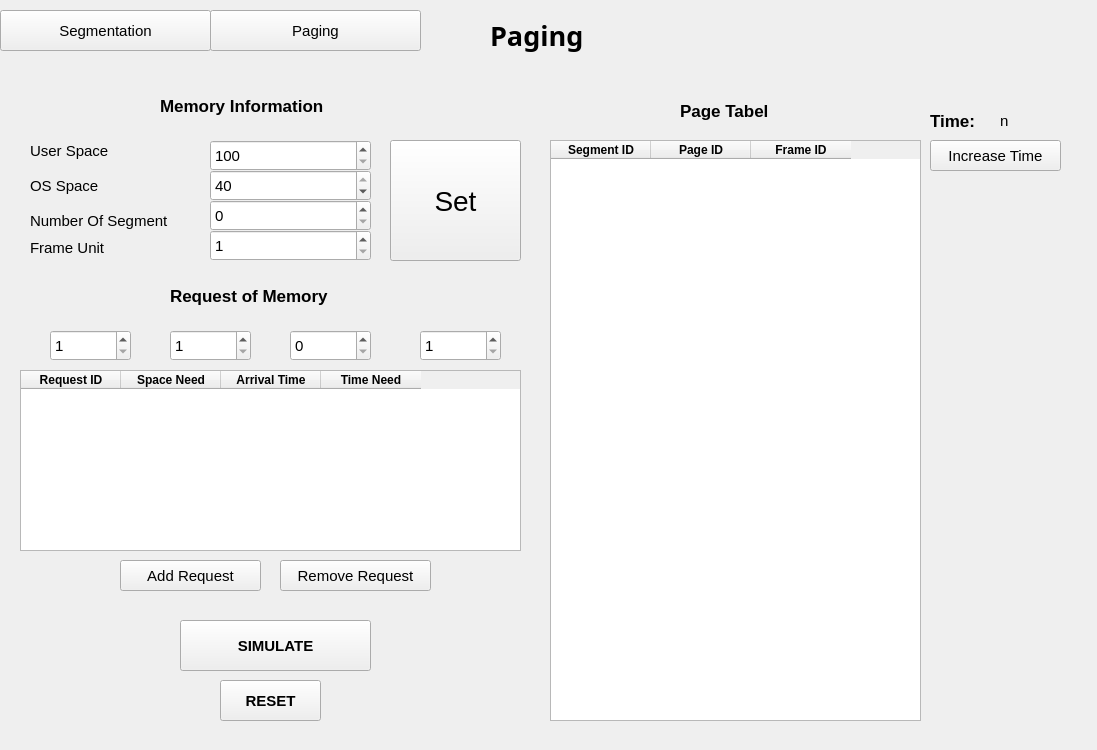
<?xml version="1.0" encoding="UTF-8"?>
<ui version="4.0">
 <class>Paging</class>
 <widget class="QWidget" name="Paging">
  <property name="geometry">
   <rect>
    <x>0</x>
    <y>0</y>
    <width>1097</width>
    <height>750</height>
   </rect>
  </property>
  <property name="minimumSize">
   <size>
    <width>1097</width>
    <height>750</height>
   </size>
  </property>
  <property name="maximumSize">
   <size>
    <width>1097</width>
    <height>750</height>
   </size>
  </property>
  <property name="windowTitle">
   <string>Paging</string>
  </property>
  <widget class="QPushButton" name="pushButton_paging">
   <property name="geometry">
    <rect>
     <x>210</x>
     <y>10</y>
     <width>211</width>
     <height>41</height>
    </rect>
   </property>
   <property name="font">
    <font>
     <pointsize>11</pointsize>
    </font>
   </property>
   <property name="text">
    <string>Paging</string>
   </property>
  </widget>
  <widget class="QPushButton" name="pushButton_segmentation">
   <property name="geometry">
    <rect>
     <x>0</x>
     <y>10</y>
     <width>211</width>
     <height>41</height>
    </rect>
   </property>
   <property name="font">
    <font>
     <pointsize>11</pointsize>
    </font>
   </property>
   <property name="text">
    <string>Segmentation</string>
   </property>
  </widget>
  <widget class="QSpinBox" name="spinBox_arrival_time">
   <property name="geometry">
    <rect>
     <x>290</x>
     <y>330</y>
     <width>81</width>
     <height>31</height>
    </rect>
   </property>
   <property name="minimumSize">
    <size>
     <width>81</width>
     <height>31</height>
    </size>
   </property>
   <property name="font">
    <font>
     <pointsize>11</pointsize>
    </font>
   </property>
  </widget>
  <widget class="QPushButton" name="pushButton_SIMULATE">
   <property name="geometry">
    <rect>
     <x>180</x>
     <y>620</y>
     <width>191</width>
     <height>51</height>
    </rect>
   </property>
   <property name="minimumSize">
    <size>
     <width>191</width>
     <height>51</height>
    </size>
   </property>
   <property name="font">
    <font>
     <pointsize>11</pointsize>
     <weight>75</weight>
     <bold>true</bold>
    </font>
   </property>
   <property name="cursor">
    <cursorShape>PointingHandCursor</cursorShape>
   </property>
   <property name="text">
    <string>SIMULATE</string>
   </property>
  </widget>
  <widget class="QLabel" name="label_memory">
   <property name="geometry">
    <rect>
     <x>160</x>
     <y>90</y>
     <width>271</width>
     <height>31</height>
    </rect>
   </property>
   <property name="minimumSize">
    <size>
     <width>221</width>
     <height>31</height>
    </size>
   </property>
   <property name="font">
    <font>
     <pointsize>13</pointsize>
     <weight>75</weight>
     <bold>true</bold>
    </font>
   </property>
   <property name="text">
    <string>Memory Information</string>
   </property>
  </widget>
  <widget class="QTableWidget" name="tableWidget_segments">
   <property name="geometry">
    <rect>
     <x>550</x>
     <y>140</y>
     <width>371</width>
     <height>581</height>
    </rect>
   </property>
   <property name="minimumSize">
    <size>
     <width>371</width>
     <height>530</height>
    </size>
   </property>
   <property name="editTriggers">
    <set>QAbstractItemView::NoEditTriggers</set>
   </property>
   <column>
    <property name="text">
     <string>Segment ID</string>
    </property>
    <property name="font">
     <font>
      <weight>75</weight>
      <bold>true</bold>
     </font>
    </property>
   </column>
   <column>
    <property name="text">
     <string>Page ID</string>
    </property>
    <property name="font">
     <font>
      <weight>75</weight>
      <bold>true</bold>
     </font>
    </property>
   </column>
   <column>
    <property name="text">
     <string>Frame ID</string>
    </property>
    <property name="font">
     <font>
      <weight>75</weight>
      <bold>true</bold>
     </font>
    </property>
   </column>
  </widget>
  <widget class="QLabel" name="label_time">
   <property name="geometry">
    <rect>
     <x>930</x>
     <y>110</y>
     <width>101</width>
     <height>21</height>
    </rect>
   </property>
   <property name="minimumSize">
    <size>
     <width>101</width>
     <height>21</height>
    </size>
   </property>
   <property name="font">
    <font>
     <pointsize>13</pointsize>
     <weight>75</weight>
     <bold>true</bold>
    </font>
   </property>
   <property name="text">
    <string>Time:</string>
   </property>
  </widget>
  <widget class="QSpinBox" name="spinBox_space_need">
   <property name="geometry">
    <rect>
     <x>170</x>
     <y>330</y>
     <width>81</width>
     <height>31</height>
    </rect>
   </property>
   <property name="minimumSize">
    <size>
     <width>81</width>
     <height>31</height>
    </size>
   </property>
   <property name="font">
    <font>
     <pointsize>11</pointsize>
    </font>
   </property>
   <property name="minimum">
    <number>1</number>
   </property>
   <property name="maximum">
    <number>50</number>
   </property>
   <property name="singleStep">
    <number>5</number>
   </property>
  </widget>
  <widget class="QPushButton" name="pushButton_remove_request">
   <property name="geometry">
    <rect>
     <x>280</x>
     <y>560</y>
     <width>151</width>
     <height>31</height>
    </rect>
   </property>
   <property name="minimumSize">
    <size>
     <width>151</width>
     <height>31</height>
    </size>
   </property>
   <property name="font">
    <font>
     <pointsize>11</pointsize>
    </font>
   </property>
   <property name="cursor">
    <cursorShape>PointingHandCursor</cursorShape>
   </property>
   <property name="text">
    <string>Remove Request</string>
   </property>
  </widget>
  <widget class="QSpinBox" name="spinBox_time_need">
   <property name="geometry">
    <rect>
     <x>420</x>
     <y>330</y>
     <width>81</width>
     <height>31</height>
    </rect>
   </property>
   <property name="minimumSize">
    <size>
     <width>81</width>
     <height>31</height>
    </size>
   </property>
   <property name="font">
    <font>
     <pointsize>11</pointsize>
    </font>
   </property>
   <property name="minimum">
    <number>1</number>
   </property>
  </widget>
  <widget class="QPushButton" name="pushButton_reset">
   <property name="geometry">
    <rect>
     <x>220</x>
     <y>680</y>
     <width>101</width>
     <height>41</height>
    </rect>
   </property>
   <property name="font">
    <font>
     <pointsize>11</pointsize>
     <weight>75</weight>
     <bold>true</bold>
    </font>
   </property>
   <property name="cursor">
    <cursorShape>PointingHandCursor</cursorShape>
   </property>
   <property name="text">
    <string>RESET</string>
   </property>
  </widget>
  <widget class="QLabel" name="label_segments">
   <property name="geometry">
    <rect>
     <x>680</x>
     <y>90</y>
     <width>121</width>
     <height>41</height>
    </rect>
   </property>
   <property name="minimumSize">
    <size>
     <width>121</width>
     <height>41</height>
    </size>
   </property>
   <property name="font">
    <font>
     <pointsize>13</pointsize>
     <weight>75</weight>
     <bold>true</bold>
    </font>
   </property>
   <property name="text">
    <string>Page Tabel</string>
   </property>
  </widget>
  <widget class="QLabel" name="label_request_of_memory">
   <property name="geometry">
    <rect>
     <x>170</x>
     <y>280</y>
     <width>261</width>
     <height>31</height>
    </rect>
   </property>
   <property name="minimumSize">
    <size>
     <width>201</width>
     <height>31</height>
    </size>
   </property>
   <property name="font">
    <font>
     <pointsize>13</pointsize>
     <weight>75</weight>
     <bold>true</bold>
    </font>
   </property>
   <property name="text">
    <string>Request of Memory</string>
   </property>
  </widget>
  <widget class="QLabel" name="label_time_num">
   <property name="geometry">
    <rect>
     <x>1000</x>
     <y>110</y>
     <width>81</width>
     <height>21</height>
    </rect>
   </property>
   <property name="minimumSize">
    <size>
     <width>81</width>
     <height>21</height>
    </size>
   </property>
   <property name="font">
    <font>
     <pointsize>11</pointsize>
    </font>
   </property>
   <property name="text">
    <string>n</string>
   </property>
  </widget>
  <widget class="QLabel" name="label_num_segments">
   <property name="geometry">
    <rect>
     <x>30</x>
     <y>210</y>
     <width>171</width>
     <height>21</height>
    </rect>
   </property>
   <property name="font">
    <font>
     <pointsize>11</pointsize>
    </font>
   </property>
   <property name="text">
    <string>Number Of Segment</string>
   </property>
  </widget>
  <widget class="QPushButton" name="pushButton_increase_time">
   <property name="geometry">
    <rect>
     <x>930</x>
     <y>140</y>
     <width>131</width>
     <height>31</height>
    </rect>
   </property>
   <property name="minimumSize">
    <size>
     <width>131</width>
     <height>31</height>
    </size>
   </property>
   <property name="font">
    <font>
     <pointsize>11</pointsize>
    </font>
   </property>
   <property name="cursor">
    <cursorShape>PointingHandCursor</cursorShape>
   </property>
   <property name="text">
    <string>Increase Time</string>
   </property>
  </widget>
  <widget class="QSpinBox" name="spinBox_num_segments">
   <property name="geometry">
    <rect>
     <x>210</x>
     <y>200</y>
     <width>161</width>
     <height>31</height>
    </rect>
   </property>
   <property name="minimumSize">
    <size>
     <width>161</width>
     <height>31</height>
    </size>
   </property>
   <property name="font">
    <font>
     <pointsize>11</pointsize>
    </font>
   </property>
   <property name="maximum">
    <number>10</number>
   </property>
  </widget>
  <widget class="QPushButton" name="button_set_info">
   <property name="enabled">
    <bool>true</bool>
   </property>
   <property name="geometry">
    <rect>
     <x>390</x>
     <y>140</y>
     <width>131</width>
     <height>121</height>
    </rect>
   </property>
   <property name="minimumSize">
    <size>
     <width>41</width>
     <height>31</height>
    </size>
   </property>
   <property name="font">
    <font>
     <pointsize>21</pointsize>
     <weight>50</weight>
     <bold>false</bold>
    </font>
   </property>
   <property name="cursor">
    <cursorShape>PointingHandCursor</cursorShape>
   </property>
   <property name="text">
    <string>Set</string>
   </property>
  </widget>
  <widget class="QLabel" name="label_user_space">
   <property name="geometry">
    <rect>
     <x>30</x>
     <y>130</y>
     <width>91</width>
     <height>41</height>
    </rect>
   </property>
   <property name="minimumSize">
    <size>
     <width>91</width>
     <height>41</height>
    </size>
   </property>
   <property name="font">
    <font>
     <pointsize>11</pointsize>
    </font>
   </property>
   <property name="text">
    <string>User Space</string>
   </property>
  </widget>
  <widget class="QSpinBox" name="spinBox_user_space">
   <property name="geometry">
    <rect>
     <x>210</x>
     <y>140</y>
     <width>161</width>
     <height>31</height>
    </rect>
   </property>
   <property name="minimumSize">
    <size>
     <width>161</width>
     <height>31</height>
    </size>
   </property>
   <property name="font">
    <font>
     <pointsize>11</pointsize>
    </font>
   </property>
   <property name="minimum">
    <number>100</number>
   </property>
   <property name="maximum">
    <number>2000</number>
   </property>
   <property name="singleStep">
    <number>100</number>
   </property>
  </widget>
  <widget class="QSpinBox" name="spinBox_os_space">
   <property name="geometry">
    <rect>
     <x>210</x>
     <y>170</y>
     <width>161</width>
     <height>31</height>
    </rect>
   </property>
   <property name="minimumSize">
    <size>
     <width>161</width>
     <height>31</height>
    </size>
   </property>
   <property name="font">
    <font>
     <pointsize>11</pointsize>
    </font>
   </property>
   <property name="minimum">
    <number>1</number>
   </property>
   <property name="maximum">
    <number>40</number>
   </property>
   <property name="singleStep">
    <number>5</number>
   </property>
   <property name="value">
    <number>40</number>
   </property>
  </widget>
  <widget class="QLabel" name="label_os_space">
   <property name="geometry">
    <rect>
     <x>30</x>
     <y>170</y>
     <width>81</width>
     <height>31</height>
    </rect>
   </property>
   <property name="minimumSize">
    <size>
     <width>81</width>
     <height>31</height>
    </size>
   </property>
   <property name="font">
    <font>
     <family>Ubuntu</family>
     <pointsize>11</pointsize>
    </font>
   </property>
   <property name="text">
    <string>OS Space</string>
   </property>
  </widget>
  <widget class="QSpinBox" name="spinBox_request_ID">
   <property name="geometry">
    <rect>
     <x>50</x>
     <y>330</y>
     <width>81</width>
     <height>31</height>
    </rect>
   </property>
   <property name="minimumSize">
    <size>
     <width>81</width>
     <height>31</height>
    </size>
   </property>
   <property name="font">
    <font>
     <pointsize>11</pointsize>
    </font>
   </property>
   <property name="minimum">
    <number>1</number>
   </property>
  </widget>
  <widget class="QPushButton" name="pushButton_add_request">
   <property name="geometry">
    <rect>
     <x>120</x>
     <y>560</y>
     <width>141</width>
     <height>31</height>
    </rect>
   </property>
   <property name="minimumSize">
    <size>
     <width>141</width>
     <height>31</height>
    </size>
   </property>
   <property name="font">
    <font>
     <pointsize>11</pointsize>
    </font>
   </property>
   <property name="cursor">
    <cursorShape>PointingHandCursor</cursorShape>
   </property>
   <property name="text">
    <string>Add Request</string>
   </property>
  </widget>
  <widget class="QTableWidget" name="tableWidget_request_memory">
   <property name="geometry">
    <rect>
     <x>20</x>
     <y>370</y>
     <width>501</width>
     <height>181</height>
    </rect>
   </property>
   <property name="minimumSize">
    <size>
     <width>501</width>
     <height>181</height>
    </size>
   </property>
   <column>
    <property name="text">
     <string>Request ID</string>
    </property>
    <property name="font">
     <font>
      <weight>75</weight>
      <bold>true</bold>
     </font>
    </property>
   </column>
   <column>
    <property name="text">
     <string>Space Need</string>
    </property>
    <property name="font">
     <font>
      <weight>75</weight>
      <bold>true</bold>
     </font>
    </property>
   </column>
   <column>
    <property name="text">
     <string>Arrival Time</string>
    </property>
    <property name="font">
     <font>
      <weight>75</weight>
      <bold>true</bold>
     </font>
    </property>
   </column>
   <column>
    <property name="text">
     <string>Time Need</string>
    </property>
    <property name="font">
     <font>
      <weight>75</weight>
      <bold>true</bold>
     </font>
    </property>
   </column>
  </widget>
  <widget class="QLabel" name="label">
   <property name="geometry">
    <rect>
     <x>490</x>
     <y>10</y>
     <width>271</width>
     <height>51</height>
    </rect>
   </property>
   <property name="font">
    <font>
     <family>Sans Serif</family>
     <pointsize>20</pointsize>
     <weight>75</weight>
     <bold>true</bold>
    </font>
   </property>
   <property name="text">
    <string>Paging</string>
   </property>
  </widget>
  <widget class="QLabel" name="label_Frame_unit">
   <property name="geometry">
    <rect>
     <x>30</x>
     <y>240</y>
     <width>121</width>
     <height>16</height>
    </rect>
   </property>
   <property name="font">
    <font>
     <pointsize>11</pointsize>
    </font>
   </property>
   <property name="text">
    <string>Frame Unit</string>
   </property>
  </widget>
  <widget class="QSpinBox" name="spinBox_num_frame_unit">
   <property name="geometry">
    <rect>
     <x>210</x>
     <y>230</y>
     <width>161</width>
     <height>31</height>
    </rect>
   </property>
   <property name="minimumSize">
    <size>
     <width>161</width>
     <height>31</height>
    </size>
   </property>
   <property name="font">
    <font>
     <pointsize>11</pointsize>
    </font>
   </property>
   <property name="minimum">
    <number>1</number>
   </property>
   <property name="maximum">
    <number>5</number>
   </property>
  </widget>
 </widget>
 <resources/>
 <connections/>
</ui>
